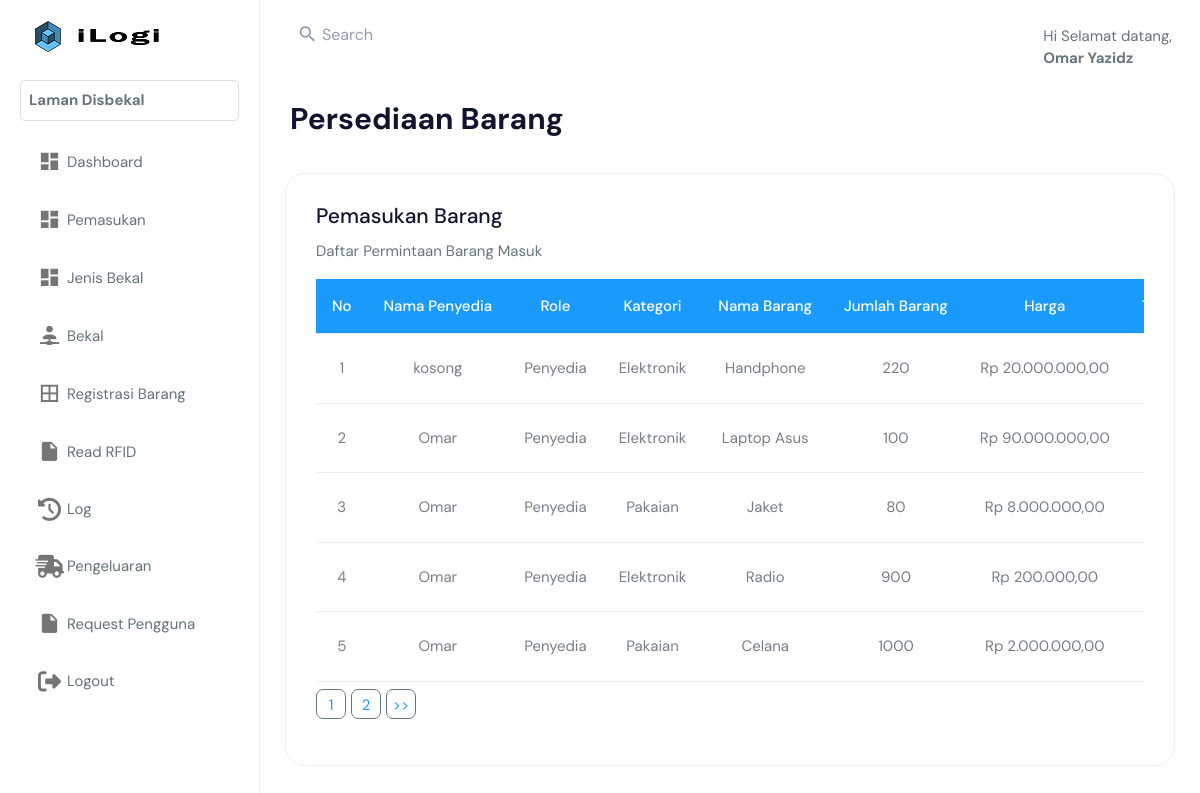
/index.php?page=disbekal/home.php (signed in), run on the app's committed database.
### tables this page shows
CREATE TABLE `pemasukan` (
  `id_request` int(11) NOT NULL,
  `id_admin` int(11) NOT NULL,
  `nama_penyedia` varchar(250) NOT NULL,
  `role` varchar(250) NOT NULL,
  `id_komoditi` int(11) NOT NULL,
  `id_barang` varchar(11) NOT NULL,
  `nama_barang` varchar(250) NOT NULL,
  `jumlah_barang` int(11) NOT NULL,
  `harga_barang` int(11) NOT NULL,
  `tahun_produksi` int(11) NOT NULL,
  `tgl_request` timestamp NOT NULL DEFAULT current_timestamp(),
  `no_kontrak` int(11) NOT NULL,
  `status` varchar(255) NOT NULL,
  `status_request` bit(1) NOT NULL
);

CREATE TABLE `komoditi` (
  `id_komoditi` int(11) NOT NULL,
  `jenis_komoditi` varchar(50) NOT NULL
);

### disbekal/home.php (the view, shortened to what this page needs)
<?php
$pagination = isset($_GET['pagination']) ? $_GET['pagination'] : 1;
$data_perhalaman = 5;
$mulai_dari = ($pagination -1)* $data_perhalaman;
?>
<!DOCTYPE html>
<html dir="ltr" lang="en">
<body>
    <div class="page-wrapper">
        <div class="page-breadcrumb">
            <div class="row align-items-center">
                <div class="col-6">
                    <h1 class="mb-0 fw-bold">Persediaan Barang</h1>
                </div>
            </div>
        </div>
        <div class="container-fluid">
            <div class="row">
                <div class="col-12">
                    <div class="card">
                        <div class="card-body">
                            <div class="d-md-flex">
                                <div>
                                    <h4 class="card-title">Pemasukan Barang</h4>
                                    <p>Daftar Permintaan Barang Masuk</p>
                                </div>
                            </div>
                            <div class="table-responsive">
                                <table class="table mb-0 table-hover align-middle text-nowrap">
                                    <thead style="background-color:#1a9bfc;">
                                        <tr>
                                            <th class="border-top-0" style="color:white; text-align:center;">No</th>
                                            <th class="border-top-0" style="color:white; text-align:center;">Nama Penyedia</th>
                                            <th class="border-top-0" style="color:white; text-align:center;">Role</th>
                                            <th class="border-top-0" style="color:white; text-align:center;">Kategori</th>
                                            <th class="border-top-0" style="color:white; text-align:center;">Nama Barang</th>
                                            <th class="border-top-0" style="color:white; text-align:center;">Jumlah Barang</th>
                                            <th class="border-top-0" style="color:white; text-align:center;">Harga</th>
                                            <th class="border-top-0" style="color:white; text-align:center;">Tahun</th>
                                        </tr>
                                    </thead>
                                    <tbody>
                                     <?php
                                            include 'database.php';
                                            $no = 1 + $mulai_dari;
                                            $sql = mysqli_query($koneksi,"SELECT * FROM pemasukan LEFT JOIN komoditi USING(id_komoditi) ORDER BY id_request DESC LIMIT $mulai_dari, $data_perhalaman");
                                            if (mysqli_num_rows($sql) > 0 ) {
                                            while ($row = mysqli_fetch_array($sql)){
                                        ?>
                                            <tr>
                                            <td style="text-align:center"><?php echo $no++ ?></td>
                                            <td style="text-align:center"><?php echo $row['nama_penyedia']?></td>
                                            <td style="text-align:center"><?php echo $row['role']?></td>
                                            <td style="text-align:center"><?php echo $row['jenis_komoditi']?></td>
                                            <td style="text-align:center"><?php echo $row['nama_barang']?></td>
                                            <td style="text-align:center"><?php echo $row['jumlah_barang']?></td>
                                            <td style="text-align:center"><?php echo rupiah ($row['harga_barang'])?></td>
                                            <td style="text-align:center"><?php echo $row['tahun_produksi']?></td>
                                            </tr>
                                        <?php }
                                        }else { ?>
                                            <tr>
                                                <td colspan="9">Tidak ada data</td>
                                            </tr>
                                        <?php } ?>
                                    </tbody>
                                </table>
                            </div>
                        </div>
                    </div>
                </div>
            </div>
    </div>
    </div>
</body>
</html>

### data on the page
pemasukan: nama_penyedia "kosong", role "Penyedia", id_komoditi.jenis_komoditi "Elektronik", nama_barang "Handphone", jumlah_barang "220", harga_barang "Rp 20.000.000,00"
pemasukan: nama_penyedia "Omar", role "Penyedia", id_komoditi.jenis_komoditi "Elektronik", nama_barang "Laptop Asus", jumlah_barang "100", harga_barang "Rp 90.000.000,00"
pemasukan: nama_penyedia "Omar", role "Penyedia", id_komoditi.jenis_komoditi "Pakaian", nama_barang "Jaket", jumlah_barang "80", harga_barang "Rp 8.000.000,00"
pemasukan: nama_penyedia "Omar", role "Penyedia", id_komoditi.jenis_komoditi "Elektronik", nama_barang "Radio", jumlah_barang "900", harga_barang "Rp 200.000,00"
pemasukan: nama_penyedia "Omar", role "Penyedia", id_komoditi.jenis_komoditi "Pakaian", nama_barang "Celana", jumlah_barang "1000", harga_barang "Rp 2.000.000,00"

### other printed values
$nama_admin "Omar Yazidz"
$role "Disbekal"
